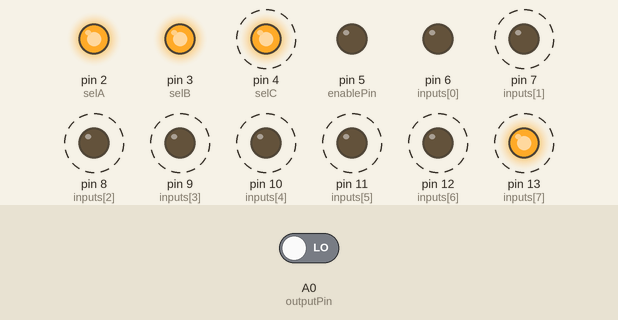
Bench run of a sketch on a simulated Arduino Nano, built with avr-gcc and run on an emulated ATmega328P. On the bench: output pins drawn as LEDs (lit = HIGH). Dashed ring = blinking. Inputs (shaded band) come from the test bench; at power-on: A0 (outputPin) LOW. What the sketch prints to the serial monitor is not drawn.

Above: at 1.2 s.
1.3 s: A0 (outputPin) driven HIGH
Timing chart, 0 to 10.3 s (numbered marks = the images above; inputs shaded):
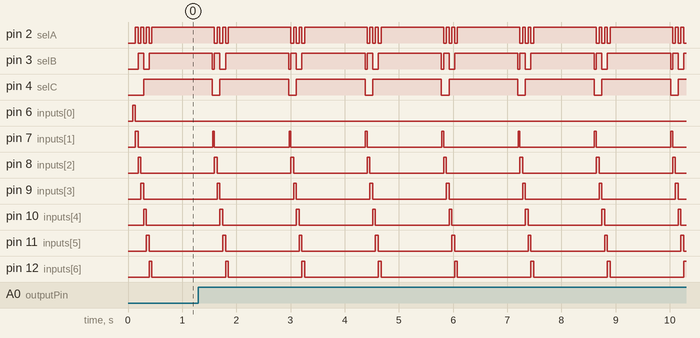

Measured:
- by itself, pin 2 (selA): repeats every 1.4 s: 2 × (HIGH 0.05 s, LOW 0.05 s), HIGH 1.2 s, LOW 0.05 s
- by itself, pin 3 (selB): repeats every 1.4 s: HIGH 0.10 s, LOW 0.10 s, HIGH 1.2 s, LOW 0.04 s
- by itself, pin 4 (selC): alternates HIGH for 1.3 s and LOW for 0.14 s
- by itself, pin 7 (inputs[1]): alternates HIGH for 0.03 s and LOW for 1.4 s
- by itself, pin 13 (inputs[7]): alternates HIGH for 1.1 s and LOW for 0.29 s
- by itself, pin 8 (inputs[2]), pin 9 (inputs[3]), pin 10 (inputs[4]), pin 11 (inputs[5]), pin 12 (inputs[6]): alternates HIGH for 0.05 s and LOW for 1.4 s

The sketch:

74LS151N_tester.ino
```cpp
/*
  74LS151N (8-to-1 Data Selector / Multiplexer) Test Sketch - Arduino Nano

  ----------------------- WIRING INSTRUCTIONS -----------------------

  74LS151N DIP-16 pinout:

  POWER:
  Arduino 5V ---------------------> VCC [16]
  Arduino GND ---------------------> GND [8]

  ENABLE (active LOW):
  D5 (ENABLE) [Arduino] -----------> /G [7]
  (Set LOW to enable the chip)

  SELECT LINES:
  D2 (A - LSB) [Arduino] ----------> A [11]
  D3 (B) [Arduino] ----------------> B [10]
  D4 (C - MSB) [Arduino] ---------> C [9]

  DATA INPUTS:
  D6  (I0) [Arduino] -------------> I0 [4]
  D7  (I1) [Arduino] -------------> I1 [3]
  D8  (I2) [Arduino] -------------> I2 [2]
  D9  (I3) [Arduino] -------------> I3 [1]
  D10 (I4) [Arduino] -------------> I4 [15]
  D11 (I5) [Arduino] -------------> I5 [14]
  D12 (I6) [Arduino] -------------> I6 [13]
  D13 (I7) [Arduino] -------------> I7 [12]

  OUTPUT:
  A0 (READ OUTPUT) [Arduino] <----- Y [5]

  NOTE:
  - W (inverted output) [6] is not used in this test.
  - This sketch drives inputs HIGH/LOW and verifies mux routing.
  - Expected behavior: Y should match selected input (I0–I7)

--------------------------------------------------------------------
*/

const int selA = 2;
const int selB = 3;
const int selC = 4;

const int enablePin = 5;

const int inputs[8] = {6, 7, 8, 9, 10, 11, 12, 13};

const int outputPin = A0;

void setSelect(int index) {
  digitalWrite(selA, index & 0x01);
  digitalWrite(selB, (index >> 1) & 0x01);
  digitalWrite(selC, (index >> 2) & 0x01);
}

void setInputs(int activeIndex) {
  for (int i = 0; i < 8; i++) {
    digitalWrite(inputs[i], (i == activeIndex) ? HIGH : LOW);
  }
}

void setup() {
  Serial.begin(9600);

  pinMode(selA, OUTPUT);
  pinMode(selB, OUTPUT);
  pinMode(selC, OUTPUT);

  pinMode(enablePin, OUTPUT);

  for (int i = 0; i < 8; i++) {
    pinMode(inputs[i], OUTPUT);
  }

  pinMode(outputPin, INPUT);

  digitalWrite(enablePin, LOW); // enable 74LS151

  Serial.println("74LS151N MUX TEST START");
  Serial.println("Format: SELECT | INPUT STATE | OUTPUT | EXPECTED | RESULT");
  Serial.println("------------------------------------------------------------");
}

void loop() {
  for (int i = 0; i < 8; i++) {

    setSelect(i);
    setInputs(i);

    delay(5); // allow signals to settle

    int out = digitalRead(outputPin);
    int expected = HIGH; // selected input is HIGH

    bool pass = (out == expected);

    Serial.print("SEL=");
    Serial.print(i);

    Serial.print(" | I");
    Serial.print(i);
    Serial.print("=1 others=0");

    Serial.print(" | OUT=");
    Serial.print(out);

    Serial.print(" | EXPECT=");
    Serial.print(expected);

    Serial.print(" | ");
    Serial.println(pass ? "PASS" : "FAIL");
  }

  Serial.println("------------------------------------------------------------");
  delay(1000);
}
```
